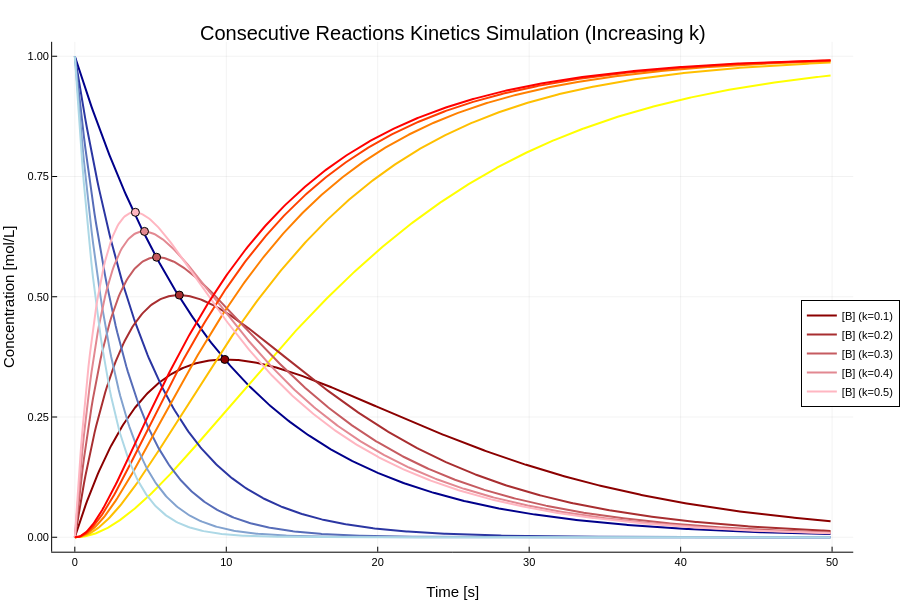

Write notebook code for a chart like this one.
### Code cell
using CSV
using DataFrames
using Plots

function kinetics_simulation()
    A_0 = 1.0         # mol/L
    B_0 = 0.0         # mol/L
    C_0 = 0.0         # mol/L
    k_a_1 = 0.1       # s^-1
    k_a_2 = 0.0       # s^-1
    k_b_1 = 0.1       # s^-1
    k_b_2 = 0.0       # s^-1
    delta_t = 0.1     # s
    T = 50            # s
    delta_k = 0.1    # s^-1
    num_steps = 5

    A_colors = palette(:blues, rev = true, num_steps)
    B_colors = palette(:reds, rev = true, num_steps)
    C_colors = palette(:autumn1, rev = true, num_steps)

    initial_plot = Plots.plot(
            title="Consecutive Reactions Kinetics Simulation (Increasing k)",
            xlabel="Time [s]",
            ylabel="Concentration [mol/L]",
            legend=:outerright
    )

    results_str = "\n" * "="^45 * "\n"
    results_str *= rpad("k (s^-1)", 10) * " | " * rpad("Max [B]", 12) * " | " * rpad("t_B,max (s)", 15) * "\n"
    results_str *= "-"^45 * "\n"

    open("S.Arnold_PS3_Q5aiii_output.txt", "w") do io
        write(io, "# Parameters: A_0=$A_0 mol/L, B_0=$B_0 mol/L, C_0=$C_0 mol/L, k_a_1=$k_a_1 s^-1, k_a_2=$k_a_2 s^-1, k_b_1=$k_b_1 s^-1, k_b_2=$k_b_2 s^-1, delta_t=$delta_t s, Simulation Time=$T s\n")
        write(io, "Time(s)\t[A](mol/L)\t[B](mol/L)\t[C](mol/L)\n")


        for step in 0:(num_steps-1)
            t_array = []
            A_array = []
            B_array = []
            C_array = []

            A = A_0
            B = B_0
            C = C_0
            t = 0.0
            k_a_1_it = k_a_1 + step * delta_k
            # k_b_1_it = k_b_1 + step * delta_k
    
            while t <= T
                push!(t_array, t)
                push!(A_array, A)
                push!(B_array, B)
                push!(C_array, C)
                
                write(io, "$step\t$t\t$A\t$B\t$C\n")
                
                # Rate laws
                dA = (-k_a_1_it * A + k_a_2 * B) * delta_t
                dB = (k_a_1_it * A + k_b_2 * C - k_b_1 * B - k_a_2 * B) * delta_t
                dC = (-k_b_2 * C + k_b_1 * B) * delta_t
                
                A += dA
                B += dB
                C += dC
                t += delta_t
            end

            max_idx = argmax(B_array)
            max_val_B = B_array[max_idx]
            max_time = t_array[max_idx]

            lbl_k = round(k_a_1_it, digits=2) 

            k_str = rpad(string(round(lbl_k, digits=2)), 10)
            b_str = rpad(string(round(max_val_B, digits=4)), 12)
            t_str = rpad(string(round(max_time, digits=2)), 15)
            results_str *= k_str * " | " * b_str * " | " * t_str * "\n"

            current_A_color = A_colors[step + 1]
            current_B_color = B_colors[step + 1]
            current_C_color = C_colors[step + 1]

            plot!(
                initial_plot,
                t_array,
                A_array,
                label="", 
                color=current_A_color, 
                linewidth=2, 
            )

            plot!(
                initial_plot,
                t_array, 
                B_array, 
                label="[B] (k=$lbl_k)", 
                color=current_B_color, 
                linewidth=2, 
            )

            plot!(
                initial_plot,
                t_array, 
                C_array, 
                label="", 
                color=current_C_color, 
                linewidth=2, 
            )

            scatter!(
                initial_plot,
                [max_time],
                [max_val_B],
                color=current_B_color,
                label="", 
                markersize=4
            )
        end
    end

    results_str *= "="^45 * "\n"
    
    println(results_str)
    flush(stdout)
    
    return initial_plot

end

kinetics_simulation()

### Figure 1 — Plotly figure (JSON) as saved in the notebook; plotly's stock layout.template omitted (floating-point values rounded to 4 significant figures; data arrays with more than 128 entries replaced by an {"elided": "..."} marker saying what was removed)
{"data": [{"colorbar": {"len": 0.9105, "title": "", "x": 0.9956, "y": 0.5058}, "legendgroup": "", "line": {"color": "rgba(0, 0, 139, 1.000)", "dash": "solid", "shape": "linear", "width": 2}, "mode": "lines", "name": "", "showlegend": false, "type": "scatter", "x": {"elided": "500 float values"}, "xaxis": "x", "y": {"elided": "500 float values"}, "yaxis": "y"}, {"colorbar": {"len": 0.9105, "title": "", "x": 0.9956, "y": 0.5058}, "legendgroup": "[B] (k=0.1)", "line": {"color": "rgba(139, 0, 0, 1.000)", "dash": "solid", "shape": "linear", "width": 2}, "mode": "lines", "name": "[B] (k=0.1)", "showlegend": true, "type": "scatter", "x": {"elided": "500 float values"}, "xaxis": "x", "y": {"elided": "500 float values"}, "yaxis": "y"}, {"colorbar": {"len": 0.9105, "title": "", "x": 0.9956, "y": 0.5058}, "legendgroup": "", "line": {"color": "rgba(255, 255, 0, 1.000)", "dash": "solid", "shape": "linear", "width": 2}, "mode": "lines", "name": "", "showlegend": false, "type": "scatter", "x": {"elided": "500 float values"}, "xaxis": "x", "y": {"elided": "500 float values"}, "yaxis": "y"}, {"colorbar": {"len": 0.9105, "title": "", "x": 0.9956, "y": 0.5058}, "legendgroup": "", "marker": {"color": "rgba(139, 0, 0, 1.000)", "line": {"color": "rgba(0, 0, 0, 1.000)", "width": 1}, "size": 8, "symbol": "circle"}, "mode": "markers", "name": "", "showlegend": false, "type": "scatter", "x": [9.9], "xaxis": "x", "y": [0.3697], "yaxis": "y"}, {"colorbar": {"len": 0.9105, "title": "", "x": 0.9956, "y": 0.5058}, "legendgroup": "", "line": {"color": "rgba(43, 54, 162, 1.000)", "dash": "solid", "shape": "linear", "width": 2}, "mode": "lines", "name": "", "showlegend": false, "type": "scatter", "x": {"elided": "500 float values"}, "xaxis": "x", "y": {"elided": "500 float values"}, "yaxis": "y"}, {"colorbar": {"len": 0.9105, "title": "", "x": 0.9956, "y": 0.5058}, "legendgroup": "[B] (k=0.2)", "line": {"color": "rgba(168, 46, 48, 1.000)", "dash": "solid", "shape": "linear", "width": 2}, "mode": "lines", "name": "[B] (k=0.2)", "showlegend": true, "type": "scatter", "x": {"elided": "500 float values"}, "xaxis": "x", "y": {"elided": "500 float values"}, "yaxis": "y"}, {"colorbar": {"len": 0.9105, "title": "", "x": 0.9956, "y": 0.5058}, "legendgroup": "", "line": {"color": "rgba(255, 191, 0, 1.000)", "dash": "solid", "shape": "linear", "width": 2}, "mode": "lines", "name": "", "showlegend": false, "type": "scatter", "x": {"elided": "500 float values"}, "xaxis": "x", "y": {"elided": "500 float values"}, "yaxis": "y"}, {"colorbar": {"len": 0.9105, "title": "", "x": 0.9956, "y": 0.5058}, "legendgroup": "", "marker": {"color": "rgba(168, 46, 48, 1.000)", "line": {"color": "rgba(0, 0, 0, 1.000)", "width": 1}, "size": 8, "symbol": "circle"}, "mode": "markers", "name": "", "showlegend": false, "type": "scatter", "x": [6.9], "xaxis": "x", "y": [0.5035], "yaxis": "y"}, {"colorbar": {"len": 0.9105, "title": "", "x": 0.9956, "y": 0.5058}, "legendgroup": "", "line": {"color": "rgba(86, 108, 184, 1.000)", "dash": "solid", "shape": "linear", "width": 2}, "mode": "lines", "name": "", "showlegend": false, "type": "scatter", "x": {"elided": "500 float values"}, "xaxis": "x", "y": {"elided": "500 float values"}, "yaxis": "y"}, {"colorbar": {"len": 0.9105, "title": "", "x": 0.9956, "y": 0.5058}, "legendgroup": "[B] (k=0.3)", "line": {"color": "rgba(197, 91, 96, 1.000)", "dash": "solid", "shape": "linear", "width": 2}, "mode": "lines", "name": "[B] (k=0.3)", "showlegend": true, "type": "scatter", "x": {"elided": "500 float values"}, "xaxis": "x", "y": {"elided": "500 float values"}, "yaxis": "y"}, {"colorbar": {"len": 0.9105, "title": "", "x": 0.9956, "y": 0.5058}, "legendgroup": "", "line": {"color": "rgba(255, 128, 0, 1.000)", "dash": "solid", "shape": "linear", "width": 2}, "mode": "lines", "name": "", "showlegend": false, "type": "scatter", "x": {"elided": "500 float values"}, "xaxis": "x", "y": {"elided": "500 float values"}, "yaxis": "y"}, {"colorbar": {"len": 0.9105, "title": "", "x": 0.9956, "y": 0.5058}, "legendgroup": "", "marker": {"color": "rgba(197, 91, 96, 1.000)", "line": {"color": "rgba(0, 0, 0, 1.000)", "width": 1}, "size": 8, "symbol": "circle"}, "mode": "markers", "name": "", "showlegend": false, "type": "scatter", "x": [5.4], "xaxis": "x", "y": [0.5822], "yaxis": "y"}, {"colorbar": {"len": 0.9105, "title": "", "x": 0.9956, "y": 0.5058}, "legendgroup": "", "line": {"color": "rgba(130, 162, 207, 1.000)", "dash": "solid", "shape": "linear", "width": 2}, "mode": "lines", "name": "", "showlegend": false, "type": "scatter", "x": {"elided": "500 float values"}, "xaxis": "x", "y": {"elided": "500 float values"}, "yaxis": "y"}, {"colorbar": {"len": 0.9105, "title": "", "x": 0.9956, "y": 0.5058}, "legendgroup": "[B] (k=0.4)", "line": {"color": "rgba(226, 136, 145, 1.000)", "dash": "solid", "shape": "linear", "width": 2}, "mode": "lines", "name": "[B] (k=0.4)", "showlegend": true, "type": "scatter", "x": {"elided": "500 float values"}, "xaxis": "x", "y": {"elided": "500 float values"}, "yaxis": "y"}, {"colorbar": {"len": 0.9105, "title": "", "x": 0.9956, "y": 0.5058}, "legendgroup": "", "line": {"color": "rgba(255, 64, 0, 1.000)", "dash": "solid", "shape": "linear", "width": 2}, "mode": "lines", "name": "", "showlegend": false, "type": "scatter", "x": {"elided": "500 float values"}, "xaxis": "x", "y": {"elided": "500 float values"}, "yaxis": "y"}, {"colorbar": {"len": 0.9105, "title": "", "x": 0.9956, "y": 0.5058}, "legendgroup": "", "marker": {"color": "rgba(226, 136, 145, 1.000)", "line": {"color": "rgba(0, 0, 0, 1.000)", "width": 1}, "size": 8, "symbol": "circle"}, "mode": "markers", "name": "", "showlegend": false, "type": "scatter", "x": [4.6], "xaxis": "x", "y": [0.6359], "yaxis": "y"}, {"colorbar": {"len": 0.9105, "title": "", "x": 0.9956, "y": 0.5058}, "legendgroup": "", "line": {"color": "rgba(173, 216, 230, 1.000)", "dash": "solid", "shape": "linear", "width": 2}, "mode": "lines", "name": "", "showlegend": false, "type": "scatter", "x": {"elided": "500 float values"}, "xaxis": "x", "y": {"elided": "500 float values"}, "yaxis": "y"}, {"colorbar": {"len": 0.9105, "title": "", "x": 0.9956, "y": 0.5058}, "legendgroup": "[B] (k=0.5)", "line": {"color": "rgba(255, 182, 193, 1.000)", "dash": "solid", "shape": "linear", "width": 2}, "mode": "lines", "name": "[B] (k=0.5)", "showlegend": true, "type": "scatter", "x": {"elided": "500 float values"}, "xaxis": "x", "y": {"elided": "500 float values"}, "yaxis": "y"}, {"colorbar": {"len": 0.9105, "title": "", "x": 0.9956, "y": 0.5058}, "legendgroup": "", "line": {"color": "rgba(255, 0, 0, 1.000)", "dash": "solid", "shape": "linear", "width": 2}, "mode": "lines", "name": "", "showlegend": false, "type": "scatter", "x": {"elided": "500 float values"}, "xaxis": "x", "y": {"elided": "500 float values"}, "yaxis": "y"}, {"colorbar": {"len": 0.9105, "title": "", "x": 0.9956, "y": 0.5058}, "legendgroup": "", "marker": {"color": "rgba(255, 182, 193, 1.000)", "line": {"color": "rgba(0, 0, 0, 1.000)", "width": 1}, "size": 8, "symbol": "circle"}, "mode": "markers", "name": "", "showlegend": false, "type": "scatter", "x": [4.0], "xaxis": "x", "y": [0.6756], "yaxis": "y"}], "layout": {"annotations": [{"font": {"color": "rgba(0, 0, 0, 1.000)", "family": "sans-serif", "size": 20}, "rotation": 0, "showarrow": false, "text": "Consecutive Reactions Kinetics Simulation (Increasing k)", "x": 0.5282, "xanchor": "center", "xref": "paper", "y": 1, "yanchor": "top", "yref": "paper"}], "height": 600, "legend": {"bgcolor": "rgba(255, 255, 255, 1.000)", "bordercolor": "rgba(0, 0, 0, 1.000)", "borderwidth": 1, "font": {"color": "rgba(0, 0, 0, 1.000)", "family": "sans-serif", "size": 11}, "title": {"font": {"color": "rgba(0, 0, 0, 1.000)", "family": "sans-serif", "size": 15}, "text": ""}, "tracegroupgap": 0, "traceorder": "normal", "x": 1.05, "xanchor": "right", "y": 0.5, "yanchor": "top"}, "margin": {"b": 20, "l": 0, "r": 0, "t": 20}, "paper_bgcolor": "rgba(255, 255, 255, 1.000)", "plot_bgcolor": "rgba(255, 255, 255, 1.000)", "showlegend": true, "width": 900, "xaxis": {"anchor": "y", "domain": [0.06086, 0.9956], "gridcolor": "rgba(0, 0, 0, 0.100)", "gridwidth": 0.5, "linecolor": "rgba(0, 0, 0, 1.000)", "mirror": false, "range": [-1.497, 51.4], "showgrid": true, "showline": true, "showticklabels": true, "tickangle": 0, "tickcolor": "rgb(0, 0, 0)", "tickfont": {"color": "rgba(0, 0, 0, 1.000)", "family": "sans-serif", "size": 11}, "tickmode": "array", "ticks": "inside", "ticktext": ["0", "10", "20", "30", "40", "50"], "tickvals": [0, 10, 20, 30, 40, 50], "title": "Time [s]", "titlefont": {"color": "rgba(0, 0, 0, 1.000)", "family": "sans-serif", "size": 15}, "type": "-", "visible": true, "zeroline": false, "zerolinecolor": "rgba(0, 0, 0, 1.000)"}, "yaxis": {"anchor": "x", "domain": [0.05054, 0.961], "gridcolor": "rgba(0, 0, 0, 0.100)", "gridwidth": 0.5, "linecolor": "rgba(0, 0, 0, 1.000)", "mirror": false, "range": [-0.03, 1.03], "showgrid": true, "showline": true, "showticklabels": true, "tickangle": 0, "tickcolor": "rgb(0, 0, 0)", "tickfont": {"color": "rgba(0, 0, 0, 1.000)", "family": "sans-serif", "size": 11}, "tickmode": "array", "ticks": "inside", "ticktext": ["0.00", "0.25", "0.50", "0.75", "1.00"], "tickvals": [0, 0.25, 0.5, 0.75, 1], "title": "Concentration [mol/L]", "titlefont": {"color": "rgba(0, 0, 0, 1.000)", "family": "sans-serif", "size": 15}, "type": "-", "visible": true, "zeroline": false, "zerolinecolor": "rgba(0, 0, 0, 1.000)"}}}
